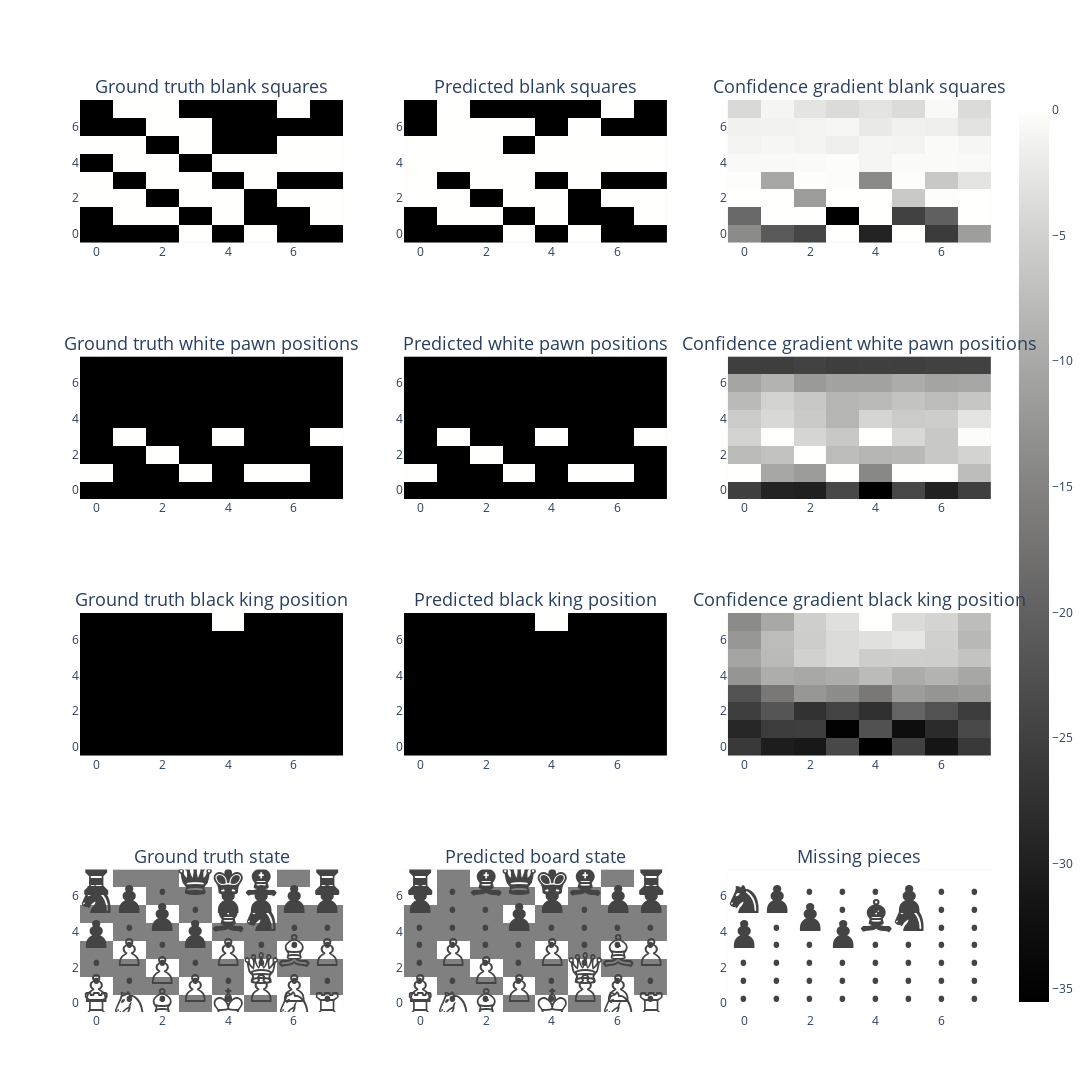

Notebook source saved alongside this figure:
### Code cell
from plotly.subplots import make_subplots

fig_rows = 4
fig_cols = 3
fig = make_subplots(rows=fig_rows, cols=fig_cols, subplot_titles=[
    "Ground truth blank squares", "Predicted blank squares", "Confidence gradient blank squares",
    "Ground truth white pawn positions", "Predicted white pawn positions", "Confidence gradient white pawn positions",
    "Ground truth black king position", "Predicted black king position", "Confidence gradient black king position",
    "Ground truth state", "Predicted board state", "Missing pieces"
])


# Specify the size of each plot
plot_size = 400  # You can adjust this size

fig.add_trace(plot_board_state(move_of_interest_state_one_hot_RRC[:, :, BLANK_INDEX]), row=1, col=1)
#fig.add_trace(plot_board_state(move_of_interest_probe_out[:, :, BLANK_INDEX], clip_size=1), row=1, col=2)
fig.add_trace(plot_board_state(get_predictied(probe_prediction_squares_RR,BLANK_INDEX - 6)), row=1, col=2)
fig.add_trace(plot_board_state(move_of_interest_probe_out[:, :, BLANK_INDEX]), row=1, col=3)

fig.add_trace(plot_board_state(move_of_interest_state_one_hot_RRC[:, :, white_pawn_index]), row=2, col=1)
#fig.add_trace(plot_board_state(move_of_interest_probe_out[:, :, white_pawn_index], clip_size=1), row=2, col=2)
fig.add_trace(plot_board_state(get_predictied(probe_prediction_squares_RR,white_pawn_index -6)), row=2, col=2)
fig.add_trace(plot_board_state(move_of_interest_probe_out[:, :, white_pawn_index], show_scale=True), row=2, col=3)

fig.add_trace(plot_board_state(move_of_interest_state_one_hot_RRC[:, :, black_king_index]), row=3, col=1)
#fig.add_trace(plot_board_state(move_of_interest_probe_out[:, :, black_king_index], clip_size=1), row=3, col=2)
fig.add_trace(plot_board_state(get_predictied(probe_prediction_squares_RR, black_king_index - 6)), row=3, col=2)
fig.add_trace(plot_board_state(move_of_interest_probe_out[:, :, black_king_index]), row=3, col=3)

fig.add_trace(plot_board_state_with_text(move_of_interest_state_RR), row=4, col=1)
fig.add_trace(plot_board_state_with_text(state_stacks_probe_outputs_MBLRR[0][0][move_of_interest]), row=4, col=2)
missing_pieces_positions_RR = (move_of_interest_state_RR != state_stacks_probe_outputs_MBLRR[0][0][move_of_interest]).int()
missing_pieces_RR = (missing_pieces_positions_RR * move_of_interest_state_RR)
fig.add_trace(plot_board_state_with_text(missing_pieces_RR), row=4, col=3)

# Adjust the overall size of the figure
fig.update_layout(height=fig_rows * plot_size * 1.3, width=fig_cols * plot_size)
fig.update_annotations(dict(font=dict(size=18))) 



# Show the figure
fig.show()

### Figure 1 — Plotly figure (JSON) as saved in the notebook; plotly's stock layout.template omitted (floating-point values rounded to 4 significant figures)
{"data": [{"colorscale": [[0, "rgb(0, 0, 0)"], [0.09091, "rgb(16, 16, 16)"], [0.1818, "rgb(38, 38, 38)"], [0.2727, "rgb(59, 59, 59)"], [0.3636, "rgb(81, 80, 80)"], [0.4545, "rgb(102, 101, 101)"], [0.5455, "rgb(124, 123, 122)"], [0.6364, "rgb(146, 146, 145)"], [0.7273, "rgb(171, 171, 170)"], [0.8182, "rgb(197, 197, 195)"], [0.9091, "rgb(224, 224, 223)"], [1, "rgb(254, 254, 253)"]], "showscale": false, "type": "heatmap", "xaxis": "x", "yaxis": "y", "z": [[0, 0, 0, 1, 0, 1, 0, 0], [0, 1, 1, 0, 1, 0, 0, 1], [1, 1, 0, 1, 1, 0, 1, 1], [1, 0, 1, 1, 0, 1, 0, 0], [0, 1, 1, 0, 1, 1, 1, 1], [1, 1, 0, 1, 0, 0, 1, 1], [0, 0, 1, 1, 0, 0, 0, 0], [0, 1, 1, 0, 0, 0, 1, 0]]}, {"colorscale": [[0, "rgb(0, 0, 0)"], [0.09091, "rgb(16, 16, 16)"], [0.1818, "rgb(38, 38, 38)"], [0.2727, "rgb(59, 59, 59)"], [0.3636, "rgb(81, 80, 80)"], [0.4545, "rgb(102, 101, 101)"], [0.5455, "rgb(124, 123, 122)"], [0.6364, "rgb(146, 146, 145)"], [0.7273, "rgb(171, 171, 170)"], [0.8182, "rgb(197, 197, 195)"], [0.9091, "rgb(224, 224, 223)"], [1, "rgb(254, 254, 253)"]], "showscale": false, "type": "heatmap", "xaxis": "x2", "yaxis": "y2", "z": [[0, 0, 0, 1, 0, 1, 0, 0], [0, 1, 1, 0, 1, 0, 0, 1], [1, 1, 0, 1, 1, 0, 1, 1], [1, 0, 1, 1, 0, 1, 0, 0], [1, 1, 1, 1, 1, 1, 1, 1], [1, 1, 1, 0, 1, 1, 1, 1], [0, 1, 1, 1, 0, 1, 0, 0], [0, 1, 0, 0, 0, 0, 1, 0]]}, {"colorscale": [[0, "rgb(0, 0, 0)"], [0.09091, "rgb(16, 16, 16)"], [0.1818, "rgb(38, 38, 38)"], [0.2727, "rgb(59, 59, 59)"], [0.3636, "rgb(81, 80, 80)"], [0.4545, "rgb(102, 101, 101)"], [0.5455, "rgb(124, 123, 122)"], [0.6364, "rgb(146, 146, 145)"], [0.7273, "rgb(171, 171, 170)"], [0.8182, "rgb(197, 197, 195)"], [0.9091, "rgb(224, 224, 223)"], [1, "rgb(254, 254, 253)"]], "showscale": false, "type": "heatmap", "xaxis": "x3", "yaxis": "y3", "z": [[-7.392, -11.16, -12.81, -0.001355, -15.72, -0.002984, -13.7, -6.031], [-9.98, -0.001747, -0.0007655, -18.86, -0.01325, -13.21, -10.62, -0.01558], [-0.01889, -0.008824, -6.129, -0.01382, -0.003853, -3.167, -0.03917, -0.02786], [-0.06345, -5.445, -0.06234, -0.08756, -7.489, -0.06224, -3.237, -1.49], [-0.3002, -0.3077, -0.219, -0.1392, -0.5292, -0.176, -0.159, -0.2918], [-0.6032, -0.3852, -0.5846, -0.8532, -0.5085, -0.6263, -0.1701, -0.4265], [-0.7639, -0.7085, -0.6334, -0.4529, -1.228, -0.7461, -0.8748, -1.527], [-2.168, -0.5172, -1.463, -2.01, -1.475, -2.043, -0.2764, -2.023]]}, {"colorscale": [[0, "rgb(0, 0, 0)"], [0.09091, "rgb(16, 16, 16)"], [0.1818, "rgb(38, 38, 38)"], [0.2727, "rgb(59, 59, 59)"], [0.3636, "rgb(81, 80, 80)"], [0.4545, "rgb(102, 101, 101)"], [0.5455, "rgb(124, 123, 122)"], [0.6364, "rgb(146, 146, 145)"], [0.7273, "rgb(171, 171, 170)"], [0.8182, "rgb(197, 197, 195)"], [0.9091, "rgb(224, 224, 223)"], [1, "rgb(254, 254, 253)"]], "showscale": false, "type": "heatmap", "xaxis": "x4", "yaxis": "y4", "z": [[0, 0, 0, 0, 0, 0, 0, 0], [1, 0, 0, 1, 0, 1, 1, 0], [0, 0, 1, 0, 0, 0, 0, 0], [0, 1, 0, 0, 1, 0, 0, 1], [0, 0, 0, 0, 0, 0, 0, 0], [0, 0, 0, 0, 0, 0, 0, 0], [0, 0, 0, 0, 0, 0, 0, 0], [0, 0, 0, 0, 0, 0, 0, 0]]}, {"colorscale": [[0, "rgb(0, 0, 0)"], [0.09091, "rgb(16, 16, 16)"], [0.1818, "rgb(38, 38, 38)"], [0.2727, "rgb(59, 59, 59)"], [0.3636, "rgb(81, 80, 80)"], [0.4545, "rgb(102, 101, 101)"], [0.5455, "rgb(124, 123, 122)"], [0.6364, "rgb(146, 146, 145)"], [0.7273, "rgb(171, 171, 170)"], [0.8182, "rgb(197, 197, 195)"], [0.9091, "rgb(224, 224, 223)"], [1, "rgb(254, 254, 253)"]], "showscale": false, "type": "heatmap", "xaxis": "x5", "yaxis": "y5", "z": [[0, 0, 0, 0, 0, 0, 0, 0], [1, 0, 0, 1, 0, 1, 1, 0], [0, 0, 1, 0, 0, 0, 0, 0], [0, 1, 0, 0, 1, 0, 0, 1], [0, 0, 0, 0, 0, 0, 0, 0], [0, 0, 0, 0, 0, 0, 0, 0], [0, 0, 0, 0, 0, 0, 0, 0], [0, 0, 0, 0, 0, 0, 0, 0]]}, {"colorscale": [[0, "rgb(0, 0, 0)"], [0.09091, "rgb(16, 16, 16)"], [0.1818, "rgb(38, 38, 38)"], [0.2727, "rgb(59, 59, 59)"], [0.3636, "rgb(81, 80, 80)"], [0.4545, "rgb(102, 101, 101)"], [0.5455, "rgb(124, 123, 122)"], [0.6364, "rgb(146, 146, 145)"], [0.7273, "rgb(171, 171, 170)"], [0.8182, "rgb(197, 197, 195)"], [0.9091, "rgb(224, 224, 223)"], [1, "rgb(254, 254, 253)"]], "showscale": true, "type": "heatmap", "xaxis": "x6", "yaxis": "y6", "z": [[-25.03, -29.46, -29.9, -23.89, -35.51, -24.04, -29.84, -25.15], [-9.417e-05, -10.21, -11.6, -4.768e-07, -14.34, -8.106e-06, -0.0005869, -7.394], [-7.679, -6.793, -0.002574, -7.57, -8.463, -7.99, -6.098, -4.798], [-4.925, -0.005695, -4.442, -6.04, -0.000968, -4.212, -6.06, -0.2666], [-5.767, -4.172, -5.844, -8.46, -4.583, -5.727, -5.506, -2.773], [-7.794, -4.948, -6.112, -8.493, -7.785, -6.655, -7.585, -6.384], [-10.47, -8.741, -11.9, -10.66, -10.66, -9.6, -10.59, -10.3], [-25.28, -25.35, -24.8, -25.36, -25.06, -25.28, -24.86, -24.89]]}, {"colorscale": [[0, "rgb(0, 0, 0)"], [0.09091, "rgb(16, 16, 16)"], [0.1818, "rgb(38, 38, 38)"], [0.2727, "rgb(59, 59, 59)"], [0.3636, "rgb(81, 80, 80)"], [0.4545, "rgb(102, 101, 101)"], [0.5455, "rgb(124, 123, 122)"], [0.6364, "rgb(146, 146, 145)"], [0.7273, "rgb(171, 171, 170)"], [0.8182, "rgb(197, 197, 195)"], [0.9091, "rgb(224, 224, 223)"], [1, "rgb(254, 254, 253)"]], "showscale": false, "type": "heatmap", "xaxis": "x7", "yaxis": "y7", "z": [[0, 0, 0, 0, 0, 0, 0, 0], [0, 0, 0, 0, 0, 0, 0, 0], [0, 0, 0, 0, 0, 0, 0, 0], [0, 0, 0, 0, 0, 0, 0, 0], [0, 0, 0, 0, 0, 0, 0, 0], [0, 0, 0, 0, 0, 0, 0, 0], [0, 0, 0, 0, 0, 0, 0, 0], [0, 0, 0, 0, 1, 0, 0, 0]]}, {"colorscale": [[0, "rgb(0, 0, 0)"], [0.09091, "rgb(16, 16, 16)"], [0.1818, "rgb(38, 38, 38)"], [0.2727, "rgb(59, 59, 59)"], [0.3636, "rgb(81, 80, 80)"], [0.4545, "rgb(102, 101, 101)"], [0.5455, "rgb(124, 123, 122)"], [0.6364, "rgb(146, 146, 145)"], [0.7273, "rgb(171, 171, 170)"], [0.8182, "rgb(197, 197, 195)"], [0.9091, "rgb(224, 224, 223)"], [1, "rgb(254, 254, 253)"]], "showscale": false, "type": "heatmap", "xaxis": "x8", "yaxis": "y8", "z": [[0, 0, 0, 0, 0, 0, 0, 0], [0, 0, 0, 0, 0, 0, 0, 0], [0, 0, 0, 0, 0, 0, 0, 0], [0, 0, 0, 0, 0, 0, 0, 0], [0, 0, 0, 0, 0, 0, 0, 0], [0, 0, 0, 0, 0, 0, 0, 0], [0, 0, 0, 0, 0, 0, 0, 0], [0, 0, 0, 0, 1, 0, 0, 0]]}, {"colorscale": [[0, "rgb(0, 0, 0)"], [0.09091, "rgb(16, 16, 16)"], [0.1818, "rgb(38, 38, 38)"], [0.2727, "rgb(59, 59, 59)"], [0.3636, "rgb(81, 80, 80)"], [0.4545, "rgb(102, 101, 101)"], [0.5455, "rgb(124, 123, 122)"], [0.6364, "rgb(146, 146, 145)"], [0.7273, "rgb(171, 171, 170)"], [0.8182, "rgb(197, 197, 195)"], [0.9091, "rgb(224, 224, 223)"], [1, "rgb(254, 254, 253)"]], "showscale": false, "type": "heatmap", "xaxis": "x9", "yaxis": "y9", "z": [[-25.23, -29.1, -29.77, -22.86, -33.96, -23.83, -30.18, -25.14], [-27.77, -24.66, -24.41, -33.86, -21.62, -31.2, -27.06, -22.72], [-24.38, -20.95, -26.09, -23.65, -26.45, -18.8, -21.47, -24.46], [-21.48, -16.03, -11.93, -13.17, -16.04, -11.22, -12.14, -11.53], [-12.19, -9.223, -9.815, -9.091, -7.605, -9.448, -8.58, -9.964], [-10.16, -7.729, -5.046, -3.916, -5.448, -5.227, -5.346, -6.682], [-11.87, -7.522, -5.513, -3.909, -3.251, -2.777, -5.214, -7.817], [-13.45, -9.787, -5.295, -3.429, -0.2846, -3.927, -4.698, -7.406]]}, {"colorscale": [[0, "white"], [0.49, "white"], [0.5, "grey"], [0.51, "white"], [1, "white"]], "showscale": false, "text": [["♖", "♘", "♗", ".", "♔", ".", "♘", "♖"], ["♙", ".", ".", "♙", ".", "♙", "♙", "."], [".", ".", "♙", ".", ".", "♕", ".", "."], [".", "♙", ".", ".", "♙", ".", "♗", "♙"], ["♟", ".", ".", "♟", ".", ".", ".", "."], [".", ".", "♟", ".", "♝", "♞", ".", "."], ["♞", "♟", ".", ".", "♟", "♟", "♟", "♟"], ["♜", ".", ".", "♛", "♚", "♝", ".", "♜"]], "textfont": {"size": 48}, "texttemplate": "%{text}", "type": "heatmap", "xaxis": "x10", "yaxis": "y10", "z": [[4, 2, 3, 0, 6, 0, 2, 4], [1, 0, 0, 1, 0, 1, 1, 0], [0, 0, 1, 0, 0, 5, 0, 0], [0, 1, 0, 0, 1, 0, 3, 1], [-1, 0, 0, -1, 0, 0, 0, 0], [0, 0, -1, 0, -3, -2, 0, 0], [-2, -1, 0, 0, -1, -1, -1, -1], [-4, 0, 0, -5, -6, -3, 0, -4]]}, {"colorscale": [[0, "white"], [0.49, "white"], [0.5, "grey"], [0.51, "white"], [1, "white"]], "showscale": false, "text": [["♖", "♘", "♗", ".", "♔", ".", "♘", "♖"], ["♙", ".", ".", "♙", ".", "♙", "♙", "."], [".", ".", "♙", ".", ".", "♕", ".", "."], [".", "♙", ".", ".", "♙", ".", "♗", "♙"], [".", ".", ".", ".", ".", ".", ".", "."], [".", ".", ".", "♟", ".", ".", ".", "."], ["♟", ".", ".", ".", "♟", ".", "♟", "♟"], ["♜", ".", "♝", "♛", "♚", "♝", ".", "♜"]], "textfont": {"size": 48}, "texttemplate": "%{text}", "type": "heatmap", "xaxis": "x11", "yaxis": "y11", "z": [[4, 2, 3, 0, 6, 0, 2, 4], [1, 0, 0, 1, 0, 1, 1, 0], [0, 0, 1, 0, 0, 5, 0, 0], [0, 1, 0, 0, 1, 0, 3, 1], [0, 0, 0, 0, 0, 0, 0, 0], [0, 0, 0, -1, 0, 0, 0, 0], [-1, 0, 0, 0, -1, 0, -1, -1], [-4, 0, -3, -5, -6, -3, 0, -4]]}, {"colorscale": [[0, "white"], [0.49, "white"], [0.5, "grey"], [0.51, "white"], [1, "white"]], "showscale": false, "text": [[".", ".", ".", ".", ".", ".", ".", "."], [".", ".", ".", ".", ".", ".", ".", "."], [".", ".", ".", ".", ".", ".", ".", "."], [".", ".", ".", ".", ".", ".", ".", "."], ["♟", ".", ".", "♟", ".", ".", ".", "."], [".", ".", "♟", ".", "♝", "♞", ".", "."], ["♞", "♟", ".", ".", ".", "♟", ".", "."], [".", ".", ".", ".", ".", ".", ".", "."]], "textfont": {"size": 48}, "texttemplate": "%{text}", "type": "heatmap", "xaxis": "x12", "yaxis": "y12", "z": [[0, 0, 0, 0, 0, 0, 0, 0], [0, 0, 0, 0, 0, 0, 0, 0], [0, 0, 0, 0, 0, 0, 0, 0], [0, 0, 0, 0, 0, 0, 0, 0], [-1, 0, 0, -1, 0, 0, 0, 0], [0, 0, -1, 0, -3, -2, 0, 0], [-2, -1, 0, 0, 0, -1, 0, 0], [0, 0, 0, 0, 0, 0, 0, 0]]}], "layout": {"annotations": [{"font": {"size": 18}, "showarrow": false, "text": "Ground truth blank squares", "x": 0.1444, "xanchor": "center", "xref": "paper", "y": 1, "yanchor": "bottom", "yref": "paper"}, {"font": {"size": 18}, "showarrow": false, "text": "Predicted blank squares", "x": 0.5, "xanchor": "center", "xref": "paper", "y": 1, "yanchor": "bottom", "yref": "paper"}, {"font": {"size": 18}, "showarrow": false, "text": "Confidence gradient blank squares", "x": 0.8556, "xanchor": "center", "xref": "paper", "y": 1, "yanchor": "bottom", "yref": "paper"}, {"font": {"size": 18}, "showarrow": false, "text": "Ground truth white pawn positions", "x": 0.1444, "xanchor": "center", "xref": "paper", "y": 0.7188, "yanchor": "bottom", "yref": "paper"}, {"font": {"size": 18}, "showarrow": false, "text": "Predicted white pawn positions", "x": 0.5, "xanchor": "center", "xref": "paper", "y": 0.7188, "yanchor": "bottom", "yref": "paper"}, {"font": {"size": 18}, "showarrow": false, "text": "Confidence gradient white pawn positions", "x": 0.8556, "xanchor": "center", "xref": "paper", "y": 0.7188, "yanchor": "bottom", "yref": "paper"}, {"font": {"size": 18}, "showarrow": false, "text": "Ground truth black king position", "x": 0.1444, "xanchor": "center", "xref": "paper", "y": 0.4375, "yanchor": "bottom", "yref": "paper"}, {"font": {"size": 18}, "showarrow": false, "text": "Predicted black king position", "x": 0.5, "xanchor": "center", "xref": "paper", "y": 0.4375, "yanchor": "bottom", "yref": "paper"}, {"font": {"size": 18}, "showarrow": false, "text": "Confidence gradient black king position", "x": 0.8556, "xanchor": "center", "xref": "paper", "y": 0.4375, "yanchor": "bottom", "yref": "paper"}, {"font": {"size": 18}, "showarrow": false, "text": "Ground truth state", "x": 0.1444, "xanchor": "center", "xref": "paper", "y": 0.1562, "yanchor": "bottom", "yref": "paper"}, {"font": {"size": 18}, "showarrow": false, "text": "Predicted board state", "x": 0.5, "xanchor": "center", "xref": "paper", "y": 0.1562, "yanchor": "bottom", "yref": "paper"}, {"font": {"size": 18}, "showarrow": false, "text": "Missing pieces", "x": 0.8556, "xanchor": "center", "xref": "paper", "y": 0.1562, "yanchor": "bottom", "yref": "paper"}], "height": 2080, "width": 1200, "xaxis": {"anchor": "y", "domain": [0, 0.2889]}, "xaxis10": {"anchor": "y10", "domain": [0, 0.2889]}, "xaxis11": {"anchor": "y11", "domain": [0.3556, 0.6444]}, "xaxis12": {"anchor": "y12", "domain": [0.7111, 1]}, "xaxis2": {"anchor": "y2", "domain": [0.3556, 0.6444]}, "xaxis3": {"anchor": "y3", "domain": [0.7111, 1]}, "xaxis4": {"anchor": "y4", "domain": [0, 0.2889]}, "xaxis5": {"anchor": "y5", "domain": [0.3556, 0.6444]}, "xaxis6": {"anchor": "y6", "domain": [0.7111, 1]}, "xaxis7": {"anchor": "y7", "domain": [0, 0.2889]}, "xaxis8": {"anchor": "y8", "domain": [0.3556, 0.6444]}, "xaxis9": {"anchor": "y9", "domain": [0.7111, 1]}, "yaxis": {"anchor": "x", "domain": [0.8438, 1]}, "yaxis10": {"anchor": "x10", "domain": [0, 0.1562]}, "yaxis11": {"anchor": "x11", "domain": [0, 0.1562]}, "yaxis12": {"anchor": "x12", "domain": [0, 0.1562]}, "yaxis2": {"anchor": "x2", "domain": [0.8438, 1]}, "yaxis3": {"anchor": "x3", "domain": [0.8438, 1]}, "yaxis4": {"anchor": "x4", "domain": [0.5625, 0.7188]}, "yaxis5": {"anchor": "x5", "domain": [0.5625, 0.7188]}, "yaxis6": {"anchor": "x6", "domain": [0.5625, 0.7188]}, "yaxis7": {"anchor": "x7", "domain": [0.2812, 0.4375]}, "yaxis8": {"anchor": "x8", "domain": [0.2812, 0.4375]}, "yaxis9": {"anchor": "x9", "domain": [0.2812, 0.4375]}}}
